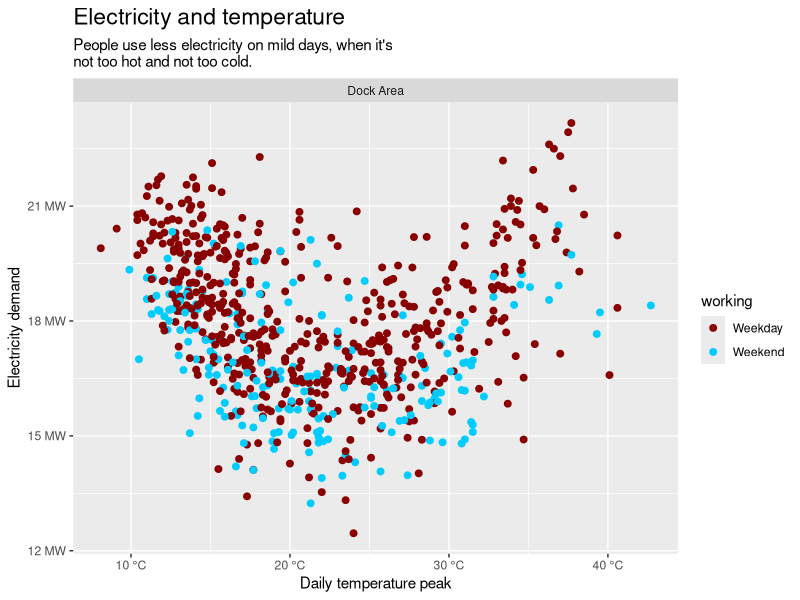
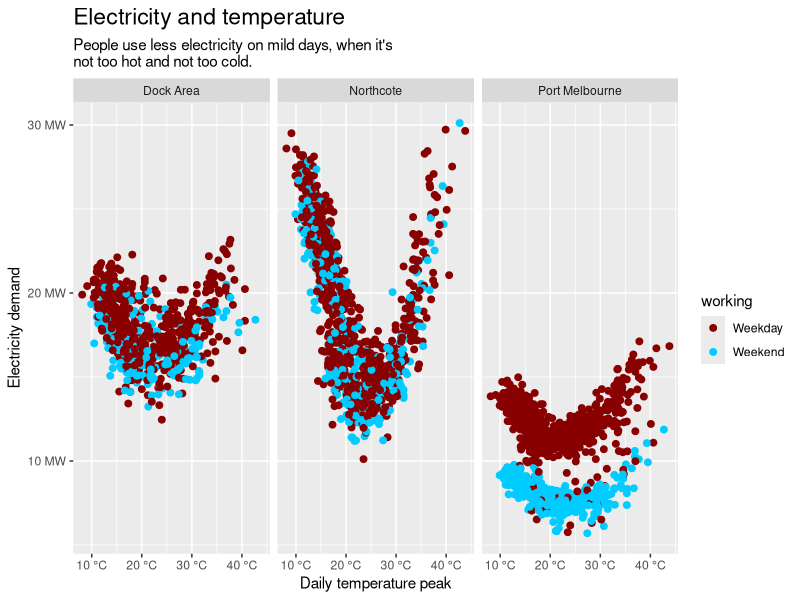

Reproduce these figures in R, in order.
## ---- chunk 1
library(tidyverse)
power_temp <- read_csv("power-temperature-threesites.csv")
## ---- chunk 2
power_temp |>
  filter(site == "DA") |>
  ggplot() +
    aes(x = tmax, y = demand, colour = working) +
    geom_point(size = 2) +
    facet_wrap(vars(name)) +
    scale_colour_manual(values = c(
      "Weekday" = "#880000",
      "Weekend" = "#00ccff"
    )) +
    scale_x_continuous(labels = scales::label_number(suffix = " °C")) +
    scale_y_continuous(labels = scales::label_number(suffix = " MW")) +
    theme(plot.title = element_text(size = rel(1.5))) +
    labs(
      x = "Daily temperature peak",
      y = "Electricity demand",
      title = "Electricity and temperature",
      subtitle = "People use less electricity on mild days, when it's\nnot too hot and not too cold."
      )
## ---- chunk 3
ggplot(power_temp) +
  aes(x = tmax, y = demand, colour = working) +
  geom_point(size = 2) +
  facet_wrap(vars(name)) +
  scale_colour_manual(values = c(
    "Weekday" = "#880000",
    "Weekend" = "#00ccff"
  )) +
  scale_x_continuous(labels = scales::label_number(suffix = " °C")) +
  scale_y_continuous(labels = scales::label_number(suffix = " MW")) +
  theme(plot.title = element_text(size = rel(1.5))) +
  labs(
    x = "Daily temperature peak",
    y = "Electricity demand",
    title = "Electricity and temperature",
    subtitle = "People use less electricity on mild days, when it's\nnot too hot and not too cold."
    )
